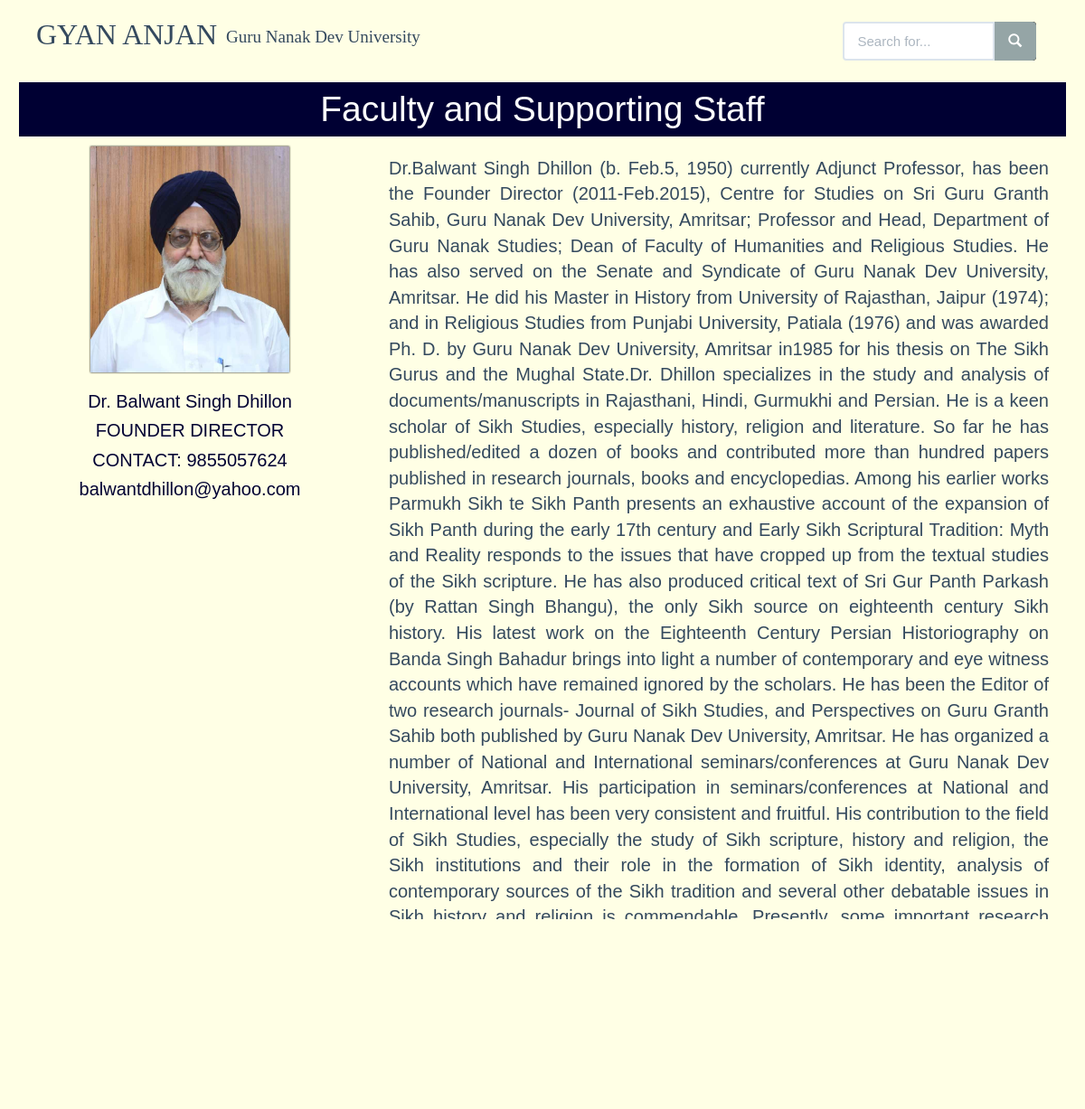
The app's page /faculty_view?id=7 with its own data.
### tables this page shows
CREATE TABLE `gyananjan_faculty` (
  `id` int(11) NOT NULL,
  `name` varchar(51) NOT NULL,
  `image` varchar(61) NOT NULL,
  `designation` varchar(51) NOT NULL,
  `email` varchar(51) NOT NULL,
  `contact` varchar(15) NOT NULL,
  `description` varchar(15000) NOT NULL
);

### faculty_view.php (the view, shortened to what this page needs)
<?php
if (!isset($_GET['id'])) {
	header('location:faculty');
}
else {
include 'admin/db/connect.php';
$id= $_GET['id'];
$dataQuery = "SELECT * FROM gyananjan_faculty WHERE id ='$id'";
$getData = @$db->query($dataQuery);
$data = $getData->fetch_array();
$name= $data['name'];
$desig= $data['designation'];
$email= $data['email'];
$contact= $data['contact'];
$imgname= $data['image'];
$desc= $data['description'];
}
 include 'includes/meta.php';  ?>
    <?php include 'includes/css.php';?>
</head>
<body class="container">
<?php include 'includes/nav.php';
      ?>
<div class="head">
    <div class="col-md-12">
            <div class="center alter2" >
                <h1 class="headx head1 head" style="line-height:60px">Faculty and Supporting Staff</h1>
            </div>
    </div>
<div class="row container">
        <div class="col-md-4"><img class="size1 img-responsive" id="change1" src="admin/images/reduceSize/<?php echo $imgname; ?>"><h2 class="name_style1" id="change2"><?php echo $name; ?> </h2><h4 class="name_style" id="change3"><?php echo $desig; ?></h4><h4 class="name_style" id="change4">CONTACT: <?php echo $contact; ?></h4><h4 class="name_style" id="change5"><?php echo $email; ?></h4>
        </div>
        <div class="col-md-8">
        <p style="font-size: 20px;text-align: justify; margin: 10px;" id="change6">
            <?php echo $desc; ?>
        </p>
        </div>
    </div>
</div>
<?php  include 'includes/js.php';
    include 'includes/footer.php'
?>
</body>
</html>

### includes/css.php (style rules this page uses)
.container { margin-right: auto !important; margin-left: auto !important; }
@media screen  and (max-width:1200px ) { body { width:99% !important; margin:auto !important; } }

### faculty_view.php (style rules this page uses)
.size1 { width:220px; height: 250px; margin:auto; }
.name_style { text-align: center; color:#000033; font-size: 20px; }
.name_style1 { text-align: center; color:#000033; font-size: 20px; }

### records on screen
gyananjan_faculty: image (picture), name "Dr. Balwant Singh Dhillon", designation "FOUNDER DIRECTOR", contact "9855057624", email "balwantdhillon@yahoo.com", description "Dr.Balwant Singh Dhillon (b. Feb.5, 1950) currently Adjunct Professor, has been the Founder Director (2011-Feb.2015), Centre for Studies on Sri Guru Granth Sahib, Guru Nanak Dev University, Amritsar; Professor and Head, Department of Guru Nanak Studies; Dean of Faculty of Humanities and Religious Studies. He has also served on the Senate and Syndicate of Guru Nanak Dev University, Amritsar. He did his Master in History from University of Rajasthan, Jaipur (1974); and in Religious Studies from Punjabi University, Patiala (1976) and was awarded Ph. D. by Guru Nanak Dev University, Amritsar in1985 for his thesis on The Sikh Gurus and the Mughal State.Dr. Dhillon specializes in the study and…"
